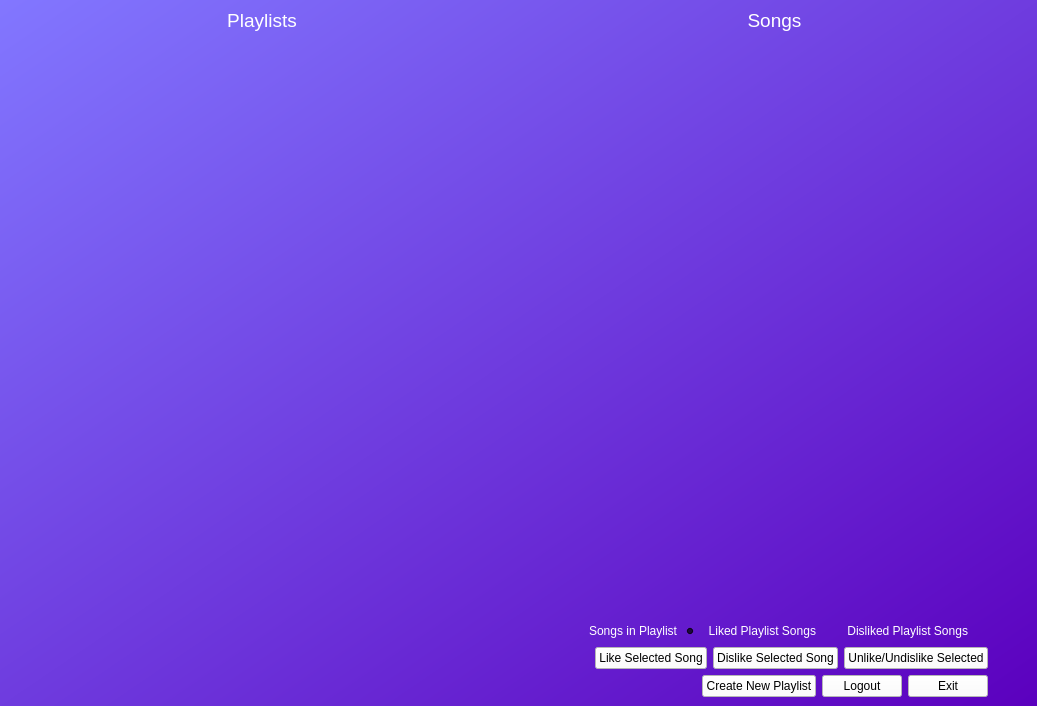
<?xml version="1.0" encoding="UTF-8"?>
<ui version="4.0">
 <class>MainWindow</class>
 <widget class="QMainWindow" name="MainWindow">
  <property name="geometry">
   <rect>
    <x>0</x>
    <y>0</y>
    <width>1037</width>
    <height>706</height>
   </rect>
  </property>
  <property name="windowTitle">
   <string>MainWindow</string>
  </property>
  <property name="autoFillBackground">
   <bool>false</bool>
  </property>
  <widget class="QWidget" name="centralwidget">
   <property name="layoutDirection">
    <enum>Qt::RightToLeft</enum>
   </property>
   <property name="styleSheet">
    <string notr="true">background-color:qlineargradient(spread:pad, x1:1, y1:1, x2:0, y2:0, stop:0 rgba(91, 0, 190, 255), stop:1 rgba(130, 119, 255, 255))</string>
   </property>
   <layout class="QVBoxLayout" name="verticalLayout">
    <item>
     <layout class="QHBoxLayout" name="Labels">
      <item>
       <widget class="QLabel" name="songsLabel">
        <property name="palette">
         <palette>
          <active>
           <colorrole role="WindowText">
            <brush brushstyle="SolidPattern">
             <color alpha="255">
              <red>255</red>
              <green>255</green>
              <blue>255</blue>
             </color>
            </brush>
           </colorrole>
           <colorrole role="Button">
            <brush brushstyle="SolidPattern">
             <color alpha="0">
              <red>255</red>
              <green>255</green>
              <blue>255</blue>
             </color>
            </brush>
           </colorrole>
           <colorrole role="Base">
            <brush brushstyle="SolidPattern">
             <color alpha="0">
              <red>255</red>
              <green>255</green>
              <blue>255</blue>
             </color>
            </brush>
           </colorrole>
           <colorrole role="Window">
            <brush brushstyle="SolidPattern">
             <color alpha="0">
              <red>255</red>
              <green>255</green>
              <blue>255</blue>
             </color>
            </brush>
           </colorrole>
          </active>
          <inactive>
           <colorrole role="WindowText">
            <brush brushstyle="SolidPattern">
             <color alpha="255">
              <red>255</red>
              <green>255</green>
              <blue>255</blue>
             </color>
            </brush>
           </colorrole>
           <colorrole role="Button">
            <brush brushstyle="SolidPattern">
             <color alpha="0">
              <red>255</red>
              <green>255</green>
              <blue>255</blue>
             </color>
            </brush>
           </colorrole>
           <colorrole role="Base">
            <brush brushstyle="SolidPattern">
             <color alpha="0">
              <red>255</red>
              <green>255</green>
              <blue>255</blue>
             </color>
            </brush>
           </colorrole>
           <colorrole role="Window">
            <brush brushstyle="SolidPattern">
             <color alpha="0">
              <red>255</red>
              <green>255</green>
              <blue>255</blue>
             </color>
            </brush>
           </colorrole>
          </inactive>
          <disabled>
           <colorrole role="WindowText">
            <brush brushstyle="SolidPattern">
             <color alpha="255">
              <red>120</red>
              <green>120</green>
              <blue>120</blue>
             </color>
            </brush>
           </colorrole>
           <colorrole role="Button">
            <brush brushstyle="SolidPattern">
             <color alpha="0">
              <red>255</red>
              <green>255</green>
              <blue>255</blue>
             </color>
            </brush>
           </colorrole>
           <colorrole role="Base">
            <brush brushstyle="SolidPattern">
             <color alpha="0">
              <red>255</red>
              <green>255</green>
              <blue>255</blue>
             </color>
            </brush>
           </colorrole>
           <colorrole role="Window">
            <brush brushstyle="SolidPattern">
             <color alpha="0">
              <red>255</red>
              <green>255</green>
              <blue>255</blue>
             </color>
            </brush>
           </colorrole>
          </disabled>
         </palette>
        </property>
        <property name="font">
         <font>
          <pointsize>14</pointsize>
         </font>
        </property>
        <property name="cursor">
         <cursorShape>ArrowCursor</cursorShape>
        </property>
        <property name="styleSheet">
         <string notr="true">background-color: rgba(255, 255, 255, 0);</string>
        </property>
        <property name="text">
         <string>Songs</string>
        </property>
        <property name="alignment">
         <set>Qt::AlignCenter</set>
        </property>
       </widget>
      </item>
      <item>
       <widget class="QLabel" name="playlistsLabel">
        <property name="palette">
         <palette>
          <active>
           <colorrole role="WindowText">
            <brush brushstyle="SolidPattern">
             <color alpha="255">
              <red>255</red>
              <green>255</green>
              <blue>255</blue>
             </color>
            </brush>
           </colorrole>
           <colorrole role="Button">
            <brush brushstyle="SolidPattern">
             <color alpha="0">
              <red>255</red>
              <green>255</green>
              <blue>255</blue>
             </color>
            </brush>
           </colorrole>
           <colorrole role="Base">
            <brush brushstyle="SolidPattern">
             <color alpha="0">
              <red>255</red>
              <green>255</green>
              <blue>255</blue>
             </color>
            </brush>
           </colorrole>
           <colorrole role="Window">
            <brush brushstyle="SolidPattern">
             <color alpha="0">
              <red>255</red>
              <green>255</green>
              <blue>255</blue>
             </color>
            </brush>
           </colorrole>
          </active>
          <inactive>
           <colorrole role="WindowText">
            <brush brushstyle="SolidPattern">
             <color alpha="255">
              <red>255</red>
              <green>255</green>
              <blue>255</blue>
             </color>
            </brush>
           </colorrole>
           <colorrole role="Button">
            <brush brushstyle="SolidPattern">
             <color alpha="0">
              <red>255</red>
              <green>255</green>
              <blue>255</blue>
             </color>
            </brush>
           </colorrole>
           <colorrole role="Base">
            <brush brushstyle="SolidPattern">
             <color alpha="0">
              <red>255</red>
              <green>255</green>
              <blue>255</blue>
             </color>
            </brush>
           </colorrole>
           <colorrole role="Window">
            <brush brushstyle="SolidPattern">
             <color alpha="0">
              <red>255</red>
              <green>255</green>
              <blue>255</blue>
             </color>
            </brush>
           </colorrole>
          </inactive>
          <disabled>
           <colorrole role="WindowText">
            <brush brushstyle="SolidPattern">
             <color alpha="255">
              <red>120</red>
              <green>120</green>
              <blue>120</blue>
             </color>
            </brush>
           </colorrole>
           <colorrole role="Button">
            <brush brushstyle="SolidPattern">
             <color alpha="0">
              <red>255</red>
              <green>255</green>
              <blue>255</blue>
             </color>
            </brush>
           </colorrole>
           <colorrole role="Base">
            <brush brushstyle="SolidPattern">
             <color alpha="0">
              <red>255</red>
              <green>255</green>
              <blue>255</blue>
             </color>
            </brush>
           </colorrole>
           <colorrole role="Window">
            <brush brushstyle="SolidPattern">
             <color alpha="0">
              <red>255</red>
              <green>255</green>
              <blue>255</blue>
             </color>
            </brush>
           </colorrole>
          </disabled>
         </palette>
        </property>
        <property name="font">
         <font>
          <pointsize>14</pointsize>
         </font>
        </property>
        <property name="styleSheet">
         <string notr="true">background-color: rgba(255, 255, 255, 0);</string>
        </property>
        <property name="text">
         <string>Playlists</string>
        </property>
        <property name="textFormat">
         <enum>Qt::AutoText</enum>
        </property>
        <property name="alignment">
         <set>Qt::AlignCenter</set>
        </property>
       </widget>
      </item>
     </layout>
    </item>
    <item>
     <layout class="QHBoxLayout" name="Lists">
      <item>
       <widget class="QListWidget" name="songsList">
        <property name="palette">
         <palette>
          <active>
           <colorrole role="WindowText">
            <brush brushstyle="SolidPattern">
             <color alpha="255">
              <red>255</red>
              <green>255</green>
              <blue>255</blue>
             </color>
            </brush>
           </colorrole>
           <colorrole role="Button">
            <brush brushstyle="SolidPattern">
             <color alpha="0">
              <red>255</red>
              <green>255</green>
              <blue>255</blue>
             </color>
            </brush>
           </colorrole>
           <colorrole role="Text">
            <brush brushstyle="SolidPattern">
             <color alpha="255">
              <red>255</red>
              <green>255</green>
              <blue>255</blue>
             </color>
            </brush>
           </colorrole>
           <colorrole role="Base">
            <brush brushstyle="NoBrush">
             <color alpha="255">
              <red>0</red>
              <green>0</green>
              <blue>0</blue>
             </color>
            </brush>
           </colorrole>
           <colorrole role="Window">
            <brush brushstyle="SolidPattern">
             <color alpha="0">
              <red>255</red>
              <green>255</green>
              <blue>255</blue>
             </color>
            </brush>
           </colorrole>
           <colorrole role="PlaceholderText">
            <brush brushstyle="SolidPattern">
             <color alpha="128">
              <red>255</red>
              <green>255</green>
              <blue>255</blue>
             </color>
            </brush>
           </colorrole>
          </active>
          <inactive>
           <colorrole role="WindowText">
            <brush brushstyle="SolidPattern">
             <color alpha="255">
              <red>255</red>
              <green>255</green>
              <blue>255</blue>
             </color>
            </brush>
           </colorrole>
           <colorrole role="Button">
            <brush brushstyle="SolidPattern">
             <color alpha="0">
              <red>255</red>
              <green>255</green>
              <blue>255</blue>
             </color>
            </brush>
           </colorrole>
           <colorrole role="Text">
            <brush brushstyle="SolidPattern">
             <color alpha="255">
              <red>255</red>
              <green>255</green>
              <blue>255</blue>
             </color>
            </brush>
           </colorrole>
           <colorrole role="Base">
            <brush brushstyle="NoBrush">
             <color alpha="255">
              <red>0</red>
              <green>0</green>
              <blue>0</blue>
             </color>
            </brush>
           </colorrole>
           <colorrole role="Window">
            <brush brushstyle="SolidPattern">
             <color alpha="0">
              <red>255</red>
              <green>255</green>
              <blue>255</blue>
             </color>
            </brush>
           </colorrole>
           <colorrole role="PlaceholderText">
            <brush brushstyle="SolidPattern">
             <color alpha="128">
              <red>255</red>
              <green>255</green>
              <blue>255</blue>
             </color>
            </brush>
           </colorrole>
          </inactive>
          <disabled>
           <colorrole role="WindowText">
            <brush brushstyle="SolidPattern">
             <color alpha="255">
              <red>120</red>
              <green>120</green>
              <blue>120</blue>
             </color>
            </brush>
           </colorrole>
           <colorrole role="Button">
            <brush brushstyle="SolidPattern">
             <color alpha="0">
              <red>255</red>
              <green>255</green>
              <blue>255</blue>
             </color>
            </brush>
           </colorrole>
           <colorrole role="Text">
            <brush brushstyle="SolidPattern">
             <color alpha="255">
              <red>120</red>
              <green>120</green>
              <blue>120</blue>
             </color>
            </brush>
           </colorrole>
           <colorrole role="Base">
            <brush brushstyle="NoBrush">
             <color alpha="255">
              <red>0</red>
              <green>0</green>
              <blue>0</blue>
             </color>
            </brush>
           </colorrole>
           <colorrole role="Window">
            <brush brushstyle="SolidPattern">
             <color alpha="0">
              <red>255</red>
              <green>255</green>
              <blue>255</blue>
             </color>
            </brush>
           </colorrole>
           <colorrole role="PlaceholderText">
            <brush brushstyle="SolidPattern">
             <color alpha="128">
              <red>0</red>
              <green>0</green>
              <blue>0</blue>
             </color>
            </brush>
           </colorrole>
          </disabled>
         </palette>
        </property>
        <property name="font">
         <font>
          <pointsize>12</pointsize>
         </font>
        </property>
        <property name="layoutDirection">
         <enum>Qt::LeftToRight</enum>
        </property>
        <property name="styleSheet">
         <string notr="true">background-color: rgba(255, 255, 255, 0);</string>
        </property>
        <property name="frameShape">
         <enum>QFrame::NoFrame</enum>
        </property>
       </widget>
      </item>
      <item>
       <widget class="QListWidget" name="playlistList">
        <property name="palette">
         <palette>
          <active>
           <colorrole role="WindowText">
            <brush brushstyle="SolidPattern">
             <color alpha="255">
              <red>255</red>
              <green>255</green>
              <blue>255</blue>
             </color>
            </brush>
           </colorrole>
           <colorrole role="Button">
            <brush brushstyle="SolidPattern">
             <color alpha="0">
              <red>255</red>
              <green>255</green>
              <blue>255</blue>
             </color>
            </brush>
           </colorrole>
           <colorrole role="Text">
            <brush brushstyle="SolidPattern">
             <color alpha="255">
              <red>255</red>
              <green>255</green>
              <blue>255</blue>
             </color>
            </brush>
           </colorrole>
           <colorrole role="Base">
            <brush brushstyle="NoBrush">
             <color alpha="255">
              <red>0</red>
              <green>0</green>
              <blue>0</blue>
             </color>
            </brush>
           </colorrole>
           <colorrole role="Window">
            <brush brushstyle="SolidPattern">
             <color alpha="0">
              <red>255</red>
              <green>255</green>
              <blue>255</blue>
             </color>
            </brush>
           </colorrole>
           <colorrole role="PlaceholderText">
            <brush brushstyle="SolidPattern">
             <color alpha="128">
              <red>255</red>
              <green>255</green>
              <blue>255</blue>
             </color>
            </brush>
           </colorrole>
          </active>
          <inactive>
           <colorrole role="WindowText">
            <brush brushstyle="SolidPattern">
             <color alpha="255">
              <red>255</red>
              <green>255</green>
              <blue>255</blue>
             </color>
            </brush>
           </colorrole>
           <colorrole role="Button">
            <brush brushstyle="SolidPattern">
             <color alpha="0">
              <red>255</red>
              <green>255</green>
              <blue>255</blue>
             </color>
            </brush>
           </colorrole>
           <colorrole role="Text">
            <brush brushstyle="SolidPattern">
             <color alpha="255">
              <red>255</red>
              <green>255</green>
              <blue>255</blue>
             </color>
            </brush>
           </colorrole>
           <colorrole role="Base">
            <brush brushstyle="NoBrush">
             <color alpha="255">
              <red>0</red>
              <green>0</green>
              <blue>0</blue>
             </color>
            </brush>
           </colorrole>
           <colorrole role="Window">
            <brush brushstyle="SolidPattern">
             <color alpha="0">
              <red>255</red>
              <green>255</green>
              <blue>255</blue>
             </color>
            </brush>
           </colorrole>
           <colorrole role="PlaceholderText">
            <brush brushstyle="SolidPattern">
             <color alpha="128">
              <red>255</red>
              <green>255</green>
              <blue>255</blue>
             </color>
            </brush>
           </colorrole>
          </inactive>
          <disabled>
           <colorrole role="WindowText">
            <brush brushstyle="SolidPattern">
             <color alpha="255">
              <red>120</red>
              <green>120</green>
              <blue>120</blue>
             </color>
            </brush>
           </colorrole>
           <colorrole role="Button">
            <brush brushstyle="SolidPattern">
             <color alpha="0">
              <red>255</red>
              <green>255</green>
              <blue>255</blue>
             </color>
            </brush>
           </colorrole>
           <colorrole role="Text">
            <brush brushstyle="SolidPattern">
             <color alpha="255">
              <red>120</red>
              <green>120</green>
              <blue>120</blue>
             </color>
            </brush>
           </colorrole>
           <colorrole role="Base">
            <brush brushstyle="NoBrush">
             <color alpha="255">
              <red>0</red>
              <green>0</green>
              <blue>0</blue>
             </color>
            </brush>
           </colorrole>
           <colorrole role="Window">
            <brush brushstyle="SolidPattern">
             <color alpha="0">
              <red>255</red>
              <green>255</green>
              <blue>255</blue>
             </color>
            </brush>
           </colorrole>
           <colorrole role="PlaceholderText">
            <brush brushstyle="SolidPattern">
             <color alpha="128">
              <red>0</red>
              <green>0</green>
              <blue>0</blue>
             </color>
            </brush>
           </colorrole>
          </disabled>
         </palette>
        </property>
        <property name="font">
         <font>
          <pointsize>12</pointsize>
         </font>
        </property>
        <property name="layoutDirection">
         <enum>Qt::LeftToRight</enum>
        </property>
        <property name="styleSheet">
         <string notr="true">background-color: rgba(255, 255, 255, 0);</string>
        </property>
        <property name="frameShape">
         <enum>QFrame::NoFrame</enum>
        </property>
       </widget>
      </item>
     </layout>
    </item>
    <item>
     <layout class="QHBoxLayout" name="horizontalLayout">
      <item>
       <spacer name="horizontalSpacer">
        <property name="orientation">
         <enum>Qt::Horizontal</enum>
        </property>
        <property name="sizeType">
         <enum>QSizePolicy::Preferred</enum>
        </property>
        <property name="sizeHint" stdset="0">
         <size>
          <width>40</width>
          <height>20</height>
         </size>
        </property>
       </spacer>
      </item>
      <item>
       <widget class="QRadioButton" name="dislikeRadio">
        <property name="palette">
         <palette>
          <active>
           <colorrole role="WindowText">
            <brush brushstyle="SolidPattern">
             <color alpha="255">
              <red>255</red>
              <green>255</green>
              <blue>255</blue>
             </color>
            </brush>
           </colorrole>
           <colorrole role="Button">
            <brush brushstyle="SolidPattern">
             <color alpha="0">
              <red>255</red>
              <green>255</green>
              <blue>255</blue>
             </color>
            </brush>
           </colorrole>
           <colorrole role="Base">
            <brush brushstyle="SolidPattern">
             <color alpha="0">
              <red>255</red>
              <green>255</green>
              <blue>255</blue>
             </color>
            </brush>
           </colorrole>
           <colorrole role="Window">
            <brush brushstyle="SolidPattern">
             <color alpha="0">
              <red>255</red>
              <green>255</green>
              <blue>255</blue>
             </color>
            </brush>
           </colorrole>
          </active>
          <inactive>
           <colorrole role="WindowText">
            <brush brushstyle="SolidPattern">
             <color alpha="255">
              <red>255</red>
              <green>255</green>
              <blue>255</blue>
             </color>
            </brush>
           </colorrole>
           <colorrole role="Button">
            <brush brushstyle="SolidPattern">
             <color alpha="0">
              <red>255</red>
              <green>255</green>
              <blue>255</blue>
             </color>
            </brush>
           </colorrole>
           <colorrole role="Base">
            <brush brushstyle="SolidPattern">
             <color alpha="0">
              <red>255</red>
              <green>255</green>
              <blue>255</blue>
             </color>
            </brush>
           </colorrole>
           <colorrole role="Window">
            <brush brushstyle="SolidPattern">
             <color alpha="0">
              <red>255</red>
              <green>255</green>
              <blue>255</blue>
             </color>
            </brush>
           </colorrole>
          </inactive>
          <disabled>
           <colorrole role="WindowText">
            <brush brushstyle="SolidPattern">
             <color alpha="255">
              <red>120</red>
              <green>120</green>
              <blue>120</blue>
             </color>
            </brush>
           </colorrole>
           <colorrole role="Button">
            <brush brushstyle="SolidPattern">
             <color alpha="0">
              <red>255</red>
              <green>255</green>
              <blue>255</blue>
             </color>
            </brush>
           </colorrole>
           <colorrole role="Base">
            <brush brushstyle="SolidPattern">
             <color alpha="0">
              <red>255</red>
              <green>255</green>
              <blue>255</blue>
             </color>
            </brush>
           </colorrole>
           <colorrole role="Window">
            <brush brushstyle="SolidPattern">
             <color alpha="0">
              <red>255</red>
              <green>255</green>
              <blue>255</blue>
             </color>
            </brush>
           </colorrole>
          </disabled>
         </palette>
        </property>
        <property name="styleSheet">
         <string notr="true">background-color: rgba(255, 255, 255, 0);</string>
        </property>
        <property name="text">
         <string>Disliked Playlist Songs</string>
        </property>
       </widget>
      </item>
      <item>
       <widget class="QRadioButton" name="likedRadio">
        <property name="palette">
         <palette>
          <active>
           <colorrole role="WindowText">
            <brush brushstyle="SolidPattern">
             <color alpha="255">
              <red>255</red>
              <green>255</green>
              <blue>255</blue>
             </color>
            </brush>
           </colorrole>
           <colorrole role="Button">
            <brush brushstyle="SolidPattern">
             <color alpha="0">
              <red>255</red>
              <green>255</green>
              <blue>255</blue>
             </color>
            </brush>
           </colorrole>
           <colorrole role="Base">
            <brush brushstyle="SolidPattern">
             <color alpha="0">
              <red>255</red>
              <green>255</green>
              <blue>255</blue>
             </color>
            </brush>
           </colorrole>
           <colorrole role="Window">
            <brush brushstyle="SolidPattern">
             <color alpha="0">
              <red>255</red>
              <green>255</green>
              <blue>255</blue>
             </color>
            </brush>
           </colorrole>
          </active>
          <inactive>
           <colorrole role="WindowText">
            <brush brushstyle="SolidPattern">
             <color alpha="255">
              <red>255</red>
              <green>255</green>
              <blue>255</blue>
             </color>
            </brush>
           </colorrole>
           <colorrole role="Button">
            <brush brushstyle="SolidPattern">
             <color alpha="0">
              <red>255</red>
              <green>255</green>
              <blue>255</blue>
             </color>
            </brush>
           </colorrole>
           <colorrole role="Base">
            <brush brushstyle="SolidPattern">
             <color alpha="0">
              <red>255</red>
              <green>255</green>
              <blue>255</blue>
             </color>
            </brush>
           </colorrole>
           <colorrole role="Window">
            <brush brushstyle="SolidPattern">
             <color alpha="0">
              <red>255</red>
              <green>255</green>
              <blue>255</blue>
             </color>
            </brush>
           </colorrole>
          </inactive>
          <disabled>
           <colorrole role="WindowText">
            <brush brushstyle="SolidPattern">
             <color alpha="255">
              <red>120</red>
              <green>120</green>
              <blue>120</blue>
             </color>
            </brush>
           </colorrole>
           <colorrole role="Button">
            <brush brushstyle="SolidPattern">
             <color alpha="0">
              <red>255</red>
              <green>255</green>
              <blue>255</blue>
             </color>
            </brush>
           </colorrole>
           <colorrole role="Base">
            <brush brushstyle="SolidPattern">
             <color alpha="0">
              <red>255</red>
              <green>255</green>
              <blue>255</blue>
             </color>
            </brush>
           </colorrole>
           <colorrole role="Window">
            <brush brushstyle="SolidPattern">
             <color alpha="0">
              <red>255</red>
              <green>255</green>
              <blue>255</blue>
             </color>
            </brush>
           </colorrole>
          </disabled>
         </palette>
        </property>
        <property name="styleSheet">
         <string notr="true">background-color: rgba(255, 255, 255, 0);</string>
        </property>
        <property name="text">
         <string>Liked Playlist Songs</string>
        </property>
       </widget>
      </item>
      <item>
       <widget class="QRadioButton" name="songsRadio">
        <property name="palette">
         <palette>
          <active>
           <colorrole role="WindowText">
            <brush brushstyle="SolidPattern">
             <color alpha="255">
              <red>255</red>
              <green>255</green>
              <blue>255</blue>
             </color>
            </brush>
           </colorrole>
           <colorrole role="Button">
            <brush brushstyle="SolidPattern">
             <color alpha="0">
              <red>255</red>
              <green>255</green>
              <blue>255</blue>
             </color>
            </brush>
           </colorrole>
           <colorrole role="Base">
            <brush brushstyle="SolidPattern">
             <color alpha="0">
              <red>255</red>
              <green>255</green>
              <blue>255</blue>
             </color>
            </brush>
           </colorrole>
           <colorrole role="Window">
            <brush brushstyle="SolidPattern">
             <color alpha="0">
              <red>255</red>
              <green>255</green>
              <blue>255</blue>
             </color>
            </brush>
           </colorrole>
          </active>
          <inactive>
           <colorrole role="WindowText">
            <brush brushstyle="SolidPattern">
             <color alpha="255">
              <red>255</red>
              <green>255</green>
              <blue>255</blue>
             </color>
            </brush>
           </colorrole>
           <colorrole role="Button">
            <brush brushstyle="SolidPattern">
             <color alpha="0">
              <red>255</red>
              <green>255</green>
              <blue>255</blue>
             </color>
            </brush>
           </colorrole>
           <colorrole role="Base">
            <brush brushstyle="SolidPattern">
             <color alpha="0">
              <red>255</red>
              <green>255</green>
              <blue>255</blue>
             </color>
            </brush>
           </colorrole>
           <colorrole role="Window">
            <brush brushstyle="SolidPattern">
             <color alpha="0">
              <red>255</red>
              <green>255</green>
              <blue>255</blue>
             </color>
            </brush>
           </colorrole>
          </inactive>
          <disabled>
           <colorrole role="WindowText">
            <brush brushstyle="SolidPattern">
             <color alpha="255">
              <red>120</red>
              <green>120</green>
              <blue>120</blue>
             </color>
            </brush>
           </colorrole>
           <colorrole role="Button">
            <brush brushstyle="SolidPattern">
             <color alpha="0">
              <red>255</red>
              <green>255</green>
              <blue>255</blue>
             </color>
            </brush>
           </colorrole>
           <colorrole role="Base">
            <brush brushstyle="SolidPattern">
             <color alpha="0">
              <red>255</red>
              <green>255</green>
              <blue>255</blue>
             </color>
            </brush>
           </colorrole>
           <colorrole role="Window">
            <brush brushstyle="SolidPattern">
             <color alpha="0">
              <red>255</red>
              <green>255</green>
              <blue>255</blue>
             </color>
            </brush>
           </colorrole>
          </disabled>
         </palette>
        </property>
        <property name="styleSheet">
         <string notr="true">background-color: rgba(255, 255, 255, 0);</string>
        </property>
        <property name="text">
         <string>Songs in Playlist</string>
        </property>
        <property name="checked">
         <bool>true</bool>
        </property>
       </widget>
      </item>
      <item>
       <spacer name="horizontalSpacer_2">
        <property name="orientation">
         <enum>Qt::Horizontal</enum>
        </property>
        <property name="sizeHint" stdset="0">
         <size>
          <width>40</width>
          <height>20</height>
         </size>
        </property>
       </spacer>
      </item>
     </layout>
    </item>
    <item>
     <layout class="QHBoxLayout" name="LikeAndDislike">
      <item>
       <spacer name="horizontalSpacer_4">
        <property name="orientation">
         <enum>Qt::Horizontal</enum>
        </property>
        <property name="sizeType">
         <enum>QSizePolicy::Preferred</enum>
        </property>
        <property name="sizeHint" stdset="0">
         <size>
          <width>40</width>
          <height>20</height>
         </size>
        </property>
       </spacer>
      </item>
      <item>
       <widget class="QPushButton" name="unlikeButton">
        <property name="styleSheet">
         <string notr="true">background-color: rgba(255, 255, 255, 255);</string>
        </property>
        <property name="text">
         <string>Unlike/Undislike Selected</string>
        </property>
       </widget>
      </item>
      <item>
       <widget class="QPushButton" name="dislikeSongButton">
        <property name="styleSheet">
         <string notr="true">background-color: rgba(255, 255, 255, 255);</string>
        </property>
        <property name="text">
         <string>Dislike Selected Song</string>
        </property>
       </widget>
      </item>
      <item>
       <widget class="QPushButton" name="likeButton">
        <property name="styleSheet">
         <string notr="true">background-color: rgba(255, 255, 255, 255);</string>
        </property>
        <property name="text">
         <string>Like Selected Song</string>
        </property>
       </widget>
      </item>
      <item>
       <spacer name="horizontalSpacer_3">
        <property name="orientation">
         <enum>Qt::Horizontal</enum>
        </property>
        <property name="sizeType">
         <enum>QSizePolicy::Expanding</enum>
        </property>
        <property name="sizeHint" stdset="0">
         <size>
          <width>40</width>
          <height>20</height>
         </size>
        </property>
       </spacer>
      </item>
     </layout>
    </item>
    <item>
     <layout class="QHBoxLayout" name="OtherButtons">
      <item>
       <spacer name="horizontalSpacer_6">
        <property name="orientation">
         <enum>Qt::Horizontal</enum>
        </property>
        <property name="sizeType">
         <enum>QSizePolicy::Preferred</enum>
        </property>
        <property name="sizeHint" stdset="0">
         <size>
          <width>40</width>
          <height>20</height>
         </size>
        </property>
       </spacer>
      </item>
      <item>
       <widget class="QPushButton" name="pushButton_3">
        <property name="styleSheet">
         <string notr="true">background-color: rgba(255, 255, 255, 255);</string>
        </property>
        <property name="text">
         <string>Exit</string>
        </property>
       </widget>
      </item>
      <item>
       <widget class="QPushButton" name="logoutButton">
        <property name="styleSheet">
         <string notr="true">background-color: rgba(255, 255, 255, 255);</string>
        </property>
        <property name="text">
         <string>Logout</string>
        </property>
       </widget>
      </item>
      <item>
       <widget class="QPushButton" name="createPlaylistButton">
        <property name="sizePolicy">
         <sizepolicy hsizetype="Minimum" vsizetype="Fixed">
          <horstretch>0</horstretch>
          <verstretch>0</verstretch>
         </sizepolicy>
        </property>
        <property name="styleSheet">
         <string notr="true">background-color: rgba(255, 255, 255, 255);</string>
        </property>
        <property name="text">
         <string>Create New Playlist</string>
        </property>
       </widget>
      </item>
      <item>
       <spacer name="horizontalSpacer_5">
        <property name="orientation">
         <enum>Qt::Horizontal</enum>
        </property>
        <property name="sizeHint" stdset="0">
         <size>
          <width>40</width>
          <height>20</height>
         </size>
        </property>
       </spacer>
      </item>
     </layout>
    </item>
   </layout>
  </widget>
  <action name="actionLogout">
   <property name="text">
    <string>Logout</string>
   </property>
  </action>
 </widget>
 <resources/>
 <connections>
  <connection>
   <sender>likeButton</sender>
   <signal>clicked()</signal>
   <receiver>MainWindow</receiver>
   <slot>like_song()</slot>
   <hints>
    <hint type="sourcelabel">
     <x>542</x>
     <y>649</y>
    </hint>
    <hint type="destinationlabel">
     <x>63</x>
     <y>642</y>
    </hint>
   </hints>
  </connection>
  <connection>
   <sender>dislikeSongButton</sender>
   <signal>clicked()</signal>
   <receiver>MainWindow</receiver>
   <slot>dislike_song()</slot>
   <hints>
    <hint type="sourcelabel">
     <x>677</x>
     <y>649</y>
    </hint>
    <hint type="destinationlabel">
     <x>133</x>
     <y>651</y>
    </hint>
   </hints>
  </connection>
  <connection>
   <sender>createPlaylistButton</sender>
   <signal>clicked()</signal>
   <receiver>MainWindow</receiver>
   <slot>open_create_playlist()</slot>
   <hints>
    <hint type="sourcelabel">
     <x>753</x>
     <y>680</y>
    </hint>
    <hint type="destinationlabel">
     <x>322</x>
     <y>670</y>
    </hint>
   </hints>
  </connection>
  <connection>
   <sender>logoutButton</sender>
   <signal>clicked()</signal>
   <receiver>MainWindow</receiver>
   <slot>logout()</slot>
   <hints>
    <hint type="sourcelabel">
     <x>888</x>
     <y>680</y>
    </hint>
    <hint type="destinationlabel">
     <x>367</x>
     <y>679</y>
    </hint>
   </hints>
  </connection>
  <connection>
   <sender>pushButton_3</sender>
   <signal>clicked()</signal>
   <receiver>MainWindow</receiver>
   <slot>exit_program()</slot>
   <hints>
    <hint type="sourcelabel">
     <x>925</x>
     <y>680</y>
    </hint>
    <hint type="destinationlabel">
     <x>400</x>
     <y>684</y>
    </hint>
   </hints>
  </connection>
  <connection>
   <sender>playlistList</sender>
   <signal>itemClicked(QListWidgetItem*)</signal>
   <receiver>MainWindow</receiver>
   <slot>display_songs()</slot>
   <hints>
    <hint type="sourcelabel">
     <x>415</x>
     <y>264</y>
    </hint>
    <hint type="destinationlabel">
     <x>520</x>
     <y>7</y>
    </hint>
   </hints>
  </connection>
  <connection>
   <sender>unlikeButton</sender>
   <signal>clicked()</signal>
   <receiver>MainWindow</receiver>
   <slot>unlike_undislike_song()</slot>
   <hints>
    <hint type="sourcelabel">
     <x>915</x>
     <y>646</y>
    </hint>
    <hint type="destinationlabel">
     <x>518</x>
     <y>692</y>
    </hint>
   </hints>
  </connection>
  <connection>
   <sender>songsRadio</sender>
   <signal>clicked()</signal>
   <receiver>MainWindow</receiver>
   <slot>playlist_songs()</slot>
   <hints>
    <hint type="sourcelabel">
     <x>544</x>
     <y>623</y>
    </hint>
    <hint type="destinationlabel">
     <x>145</x>
     <y>623</y>
    </hint>
   </hints>
  </connection>
  <connection>
   <sender>likedRadio</sender>
   <signal>clicked()</signal>
   <receiver>MainWindow</receiver>
   <slot>liked_songs_list()</slot>
   <hints>
    <hint type="sourcelabel">
     <x>668</x>
     <y>624</y>
    </hint>
    <hint type="destinationlabel">
     <x>232</x>
     <y>612</y>
    </hint>
   </hints>
  </connection>
  <connection>
   <sender>dislikeRadio</sender>
   <signal>clicked()</signal>
   <receiver>MainWindow</receiver>
   <slot>disliked_songs_list()</slot>
   <hints>
    <hint type="sourcelabel">
     <x>808</x>
     <y>624</y>
    </hint>
    <hint type="destinationlabel">
     <x>333</x>
     <y>627</y>
    </hint>
   </hints>
  </connection>
 </connections>
 <slots>
  <slot>show_playing()</slot>
  <slot>like_song()</slot>
  <slot>dislike_song()</slot>
  <slot>dislike_artist()</slot>
  <slot>open_create_playlist()</slot>
  <slot>logout()</slot>
  <slot>exit_program()</slot>
  <slot>display_songs()</slot>
  <slot>unlike_undislike_song()</slot>
  <slot>playlist_songs()</slot>
  <slot>liked_songs_list()</slot>
  <slot>disliked_songs_list()</slot>
  <slot>disliked_artists_list()</slot>
 </slots>
</ui>
